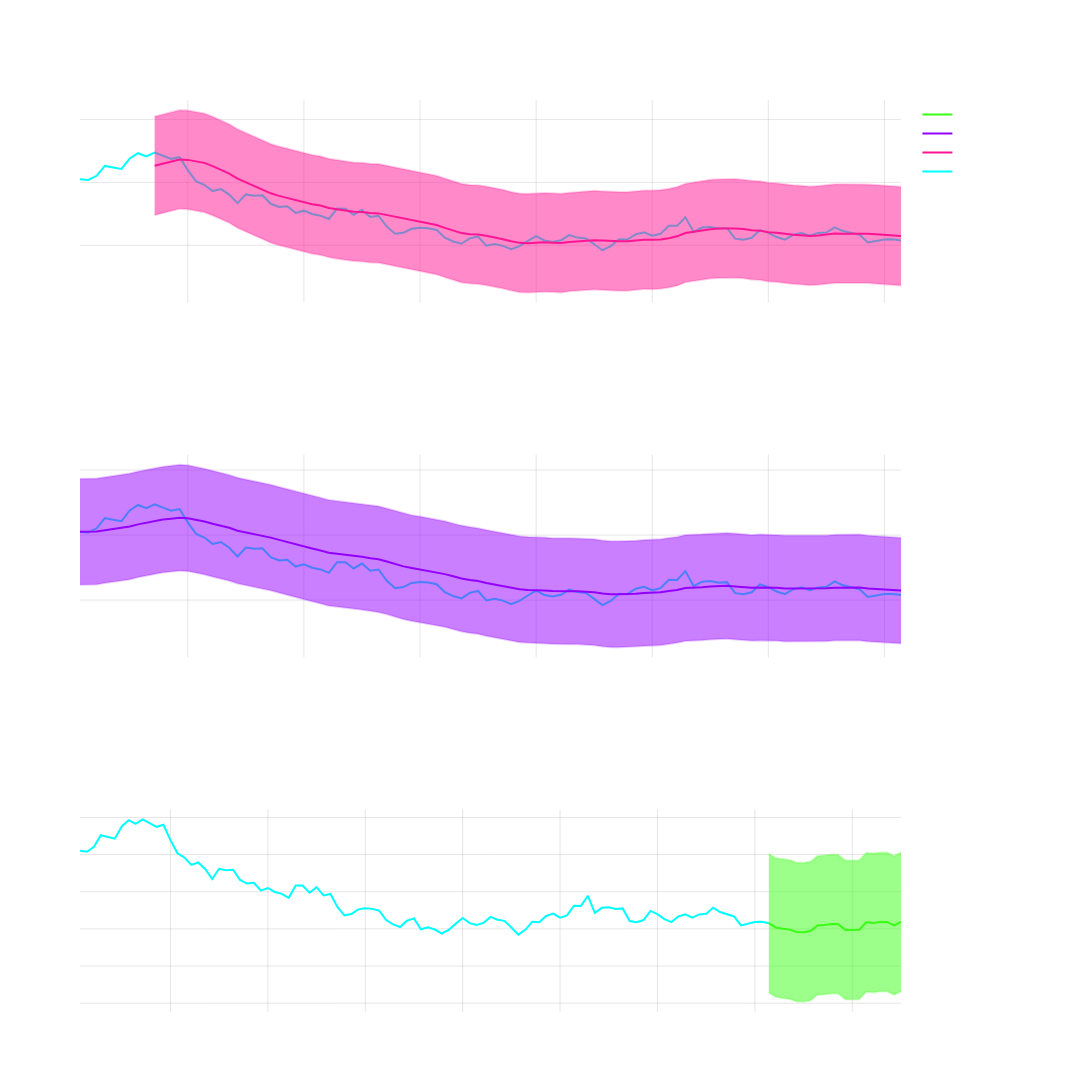

Write notebook code for a chart like this one.
### Markdown cell above
#####  Tasks in Time Series Analysis

 - *Filtering:* Estimating current state using past and present data to reduce noise
 
 - *Smoothing:* Estimating historical states using past, present and future data
 
 - *Forecasting:* Predicting future values based on historical patterns (terrible characterization, there is no *prediction* it's an expected value...)

### Code cell
# Generate sample time series data
np.random.seed(42)
n_points = 100
dates = [datetime(2024,1,1) + timedelta(days=int(x)) for x in range(n_points)]
price = 100
prices = []
for _ in range(n_points):
    price *= (1 + np.random.normal(0.0002, 0.02))
    prices.append(price)

# Create figure with subplots
fig = make_subplots(rows=3, cols=1, subplot_titles=('Filtering', 'Smoothing', 'Forecasting'))

# Filtering subplot
# Original Data
fig.add_trace(
    go.Scatter(
        x=dates,
        y=prices,
        mode='lines',
        line=dict(color='rgba(0, 255, 255, 1)'),
        name='Original Data'
    ),
    row=1, col=1
)

# Filtered Data
window = 10
filtered = np.convolve(prices, np.ones(window)/window, mode='valid')
filtered_dates = dates[window-1:]

# Calculate confidence bands for filtered data
filtered_std = np.std(filtered)
filtered_upper = filtered + 2*filtered_std
filtered_lower = filtered - 2*filtered_std

fig.add_trace(
    go.Scatter(
        x=filtered_dates,
        y=filtered,
        mode='lines',
        line=dict(color='rgba(255, 20, 147, 1)'),
        name='Filtered (Moving Avg)'
    ),
    row=1, col=1
)

fig.add_trace(
    go.Scatter(
        x=filtered_dates,
        y=filtered_upper,
        mode='lines',
        line=dict(color='rgba(255, 20, 147, 0.2)'),
        name='Filtered Confidence Band',
        showlegend=False
    ),
    row=1, col=1
)

fig.add_trace(
    go.Scatter(
        x=filtered_dates,
        y=filtered_lower,
        mode='lines',
        line=dict(color='rgba(255, 20, 147, 0.2)'),
        fill='tonexty',
        showlegend=False
    ),
    row=1, col=1
)

# Smoothing subplot
# Original Data
fig.add_trace(
    go.Scatter(
        x=dates,
        y=prices,
        mode='lines',
        line=dict(color='rgba(0, 255, 255, 1)'),
        name='Original Data',
        showlegend=False
    ),
    row=2, col=1
)

# Smoothed Data
alpha = 0.1
smoothed = [prices[0]]
for i in range(1, len(prices)):
    smoothed.append(alpha * prices[i] + (1-alpha) * smoothed[i-1])

# Calculate confidence bands for smoothed data
smoothed_std = np.std(smoothed)
smoothed_upper = np.array(smoothed) + 2*smoothed_std
smoothed_lower = np.array(smoothed) - 2*smoothed_std

fig.add_trace(
    go.Scatter(
        x=dates,
        y=smoothed,
        mode='lines',
        line=dict(color='rgba(147, 0, 255, 1)'),
        name='Smoothed (Exp)'
    ),
    row=2, col=1
)

fig.add_trace(
    go.Scatter(
        x=dates,
        y=smoothed_upper,
        mode='lines',
        line=dict(color='rgba(147, 0, 255, 0.2)'),
        name='Smoothed Confidence Band',
        showlegend=False
    ),
    row=2, col=1
)

fig.add_trace(
    go.Scatter(
        x=dates,
        y=smoothed_lower,
        mode='lines',
        line=dict(color='rgba(147, 0, 255, 0.2)'),
        fill='tonexty',
        showlegend=False
    ),
    row=2, col=1
)

# Forecasting subplot
# Original Data
fig.add_trace(
    go.Scatter(
        x=dates,
        y=prices,
        mode='lines',
        line=dict(color='rgba(0, 255, 255, 1)'),
        name='Original Data',
        showlegend=False
    ),
    row=3, col=1
)

# Forecast
forecast_days = 20
last_price = prices[-1]
forecast = [last_price]
forecast_std = []
current_std = np.std(prices[-window:])

for _ in range(forecast_days-1):
    forecast.append(forecast[-1] * (1 + np.random.normal(0.0002, 0.01)))
    current_std *= 1.1  # Increasing uncertainty
    forecast_std.append(current_std)

forecast_dates = [dates[-1] + timedelta(days=int(x)) for x in range(forecast_days)]

# Calculate confidence bands for forecast
forecast_upper = np.array(forecast) + 2*np.array([current_std] * forecast_days)
forecast_lower = np.array(forecast) - 2*np.array([current_std] * forecast_days)

fig.add_trace(
    go.Scatter(
        x=forecast_dates,
        y=forecast,
        mode='lines',
        line=dict(color='rgba(57, 255, 20, 1)'),
        name='Forecast'
    ),
    row=3, col=1
)

fig.add_trace(
    go.Scatter(
        x=forecast_dates,
        y=forecast_upper,
        mode='lines',
        line=dict(color='rgba(57, 255, 20, 0.2)'),
        name='Forecast Confidence Band',
        showlegend=False
    ),
    row=3, col=1
)

fig.add_trace(
    go.Scatter(
        x=forecast_dates,
        y=forecast_lower,
        mode='lines',
        line=dict(color='rgba(57, 255, 20, 0.2)'),
        fill='tonexty',
        showlegend=False
    ),
    row=3, col=1
)

# Update layout
fig.update_layout(
    width=1200,
    height=1200,
    title='Time Series Analysis: Filtering, Smoothing and Forecasting',
    showlegend=True,
    plot_bgcolor='rgba(0,0,0,0)',
    paper_bgcolor='rgba(0,0,0,0)',
    font=dict(color='white')
)

# Update axes
fig.update_xaxes(
    showgrid=True,
    gridwidth=1,
    gridcolor='rgba(128,128,128,0.2)',
    zeroline=True,
    zerolinewidth=1,
    zerolinecolor='rgba(128,128,128,0.5)'
)
fig.update_yaxes(
    showgrid=True,
    gridwidth=1,
    gridcolor='rgba(128,128,128,0.2)',
    zeroline=True,
    zerolinewidth=1,
    zerolinecolor='rgba(128,128,128,0.5)'
)

fig.show()
